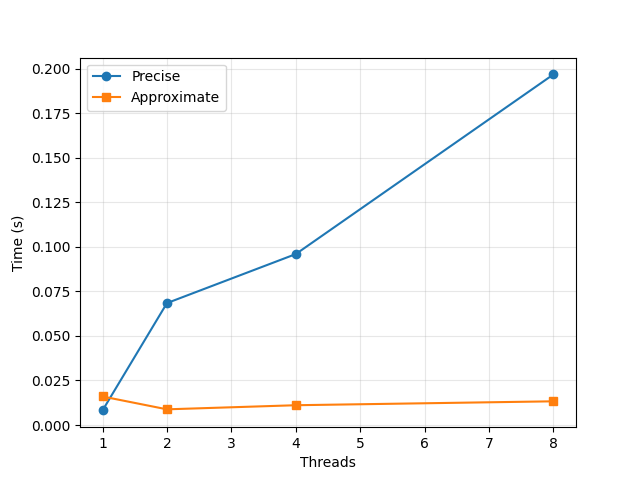

This chart was generated by the following Python code:
import subprocess
import re
import matplotlib.pyplot as plt

threads = [1, 2, 4, 8]

def run(binary, n):
    out = subprocess.run([binary, str(n)], capture_output=True, text=True).stdout
    return float(re.search(r"time:\s*([\d.]+)", out).group(1))

precise = [run("./lock_counter", n) for n in threads]
approx = [run("./approx_counter", n) for n in threads]

plt.plot(threads, precise, marker="o", label="Precise")
plt.plot(threads, approx, marker="s", label="Approximate")
plt.xlabel("Threads")
plt.ylabel("Time (s)")
plt.legend()
plt.grid(True, alpha=0.3)
plt.savefig("benchmark.png")
plt.show()

for n, p, a in zip(threads, precise, approx):
    print(f"n={n}  precise={p:.4f}s  approx={a:.4f}s")
    
